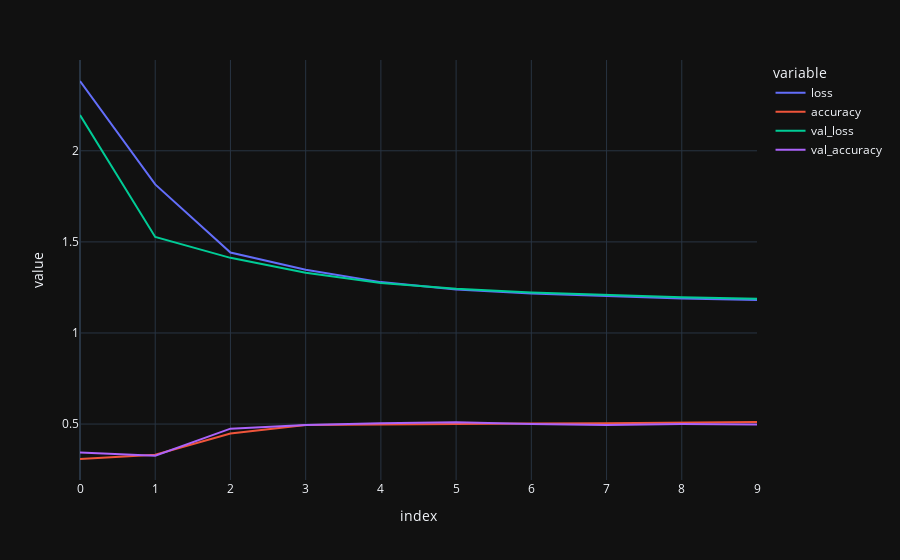

Notebook cell for this chart:
### Code cell
px.line(baseline_history.history)

### Figure 1 — Plotly figure (JSON) as saved in the notebook; plotly's stock layout.template omitted (floating-point values rounded to 4 significant figures)
{"data": [{"hovertemplate": "variable=loss<br>index=%{x}<br>value=%{y}<extra></extra>", "legendgroup": "loss", "line": {"color": "#636efa", "dash": "solid"}, "marker": {"symbol": "circle"}, "mode": "lines", "name": "loss", "orientation": "v", "showlegend": true, "x": [0, 1, 2, 3, 4, 5, 6, 7, 8, 9], "xaxis": "x", "y": [2.383, 1.815, 1.441, 1.347, 1.279, 1.239, 1.216, 1.201, 1.19, 1.181], "yaxis": "y", "type": "scatter"}, {"hovertemplate": "variable=accuracy<br>index=%{x}<br>value=%{y}<extra></extra>", "legendgroup": "accuracy", "line": {"color": "#EF553B", "dash": "solid"}, "marker": {"symbol": "circle"}, "mode": "lines", "name": "accuracy", "orientation": "v", "showlegend": true, "x": [0, 1, 2, 3, 4, 5, 6, 7, 8, 9], "xaxis": "x", "y": [0.3082, 0.332, 0.4479, 0.4949, 0.497, 0.501, 0.5035, 0.504, 0.5081, 0.5116], "yaxis": "y", "type": "scatter"}, {"hovertemplate": "variable=val_loss<br>index=%{x}<br>value=%{y}<extra></extra>", "legendgroup": "val_loss", "line": {"color": "#00cc96", "dash": "solid"}, "marker": {"symbol": "circle"}, "mode": "lines", "name": "val_loss", "orientation": "v", "showlegend": true, "x": [0, 1, 2, 3, 4, 5, 6, 7, 8, 9], "xaxis": "x", "y": [2.196, 1.527, 1.412, 1.33, 1.275, 1.243, 1.222, 1.207, 1.196, 1.188], "yaxis": "y", "type": "scatter"}, {"hovertemplate": "variable=val_accuracy<br>index=%{x}<br>value=%{y}<extra></extra>", "legendgroup": "val_accuracy", "line": {"color": "#ab63fa", "dash": "solid"}, "marker": {"symbol": "circle"}, "mode": "lines", "name": "val_accuracy", "orientation": "v", "showlegend": true, "x": [0, 1, 2, 3, 4, 5, 6, 7, 8, 9], "xaxis": "x", "y": [0.3434, 0.3258, 0.4747, 0.4949, 0.5051, 0.5101, 0.5, 0.4949, 0.5, 0.4975], "yaxis": "y", "type": "scatter"}], "layout": {"xaxis": {"anchor": "y", "domain": [0.0, 1.0], "title": {"text": "index"}}, "yaxis": {"anchor": "x", "domain": [0.0, 1.0], "title": {"text": "value"}}, "legend": {"title": {"text": "variable"}, "tracegroupgap": 0}, "margin": {"t": 60}}}
